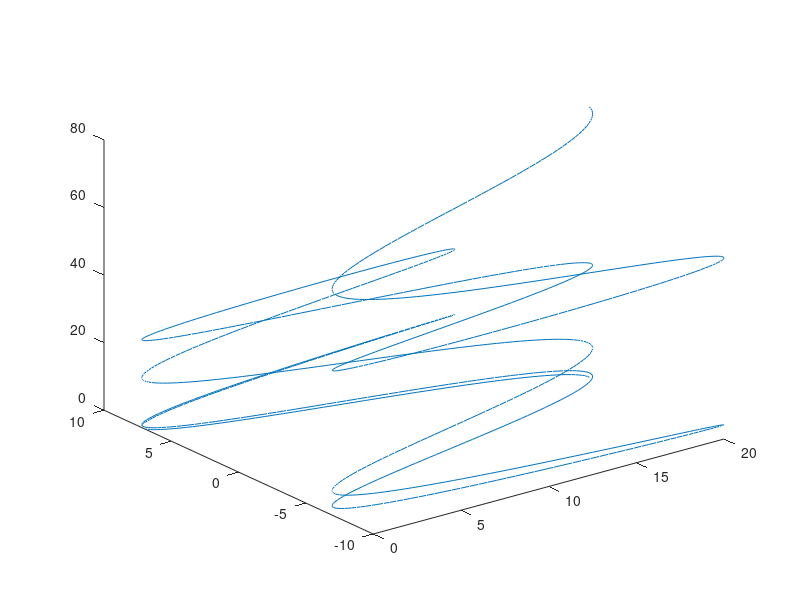

This figure's MATLAB source:
t=linspace(0,15,1000)
%x component
x= 20*cos(8*pi/15.*t).^2 
%y component
y=10*sin(4*pi/15.*t) 
%z component
z=16/675.*t.^3
%plot the trajectory
plot3(x,y,z)